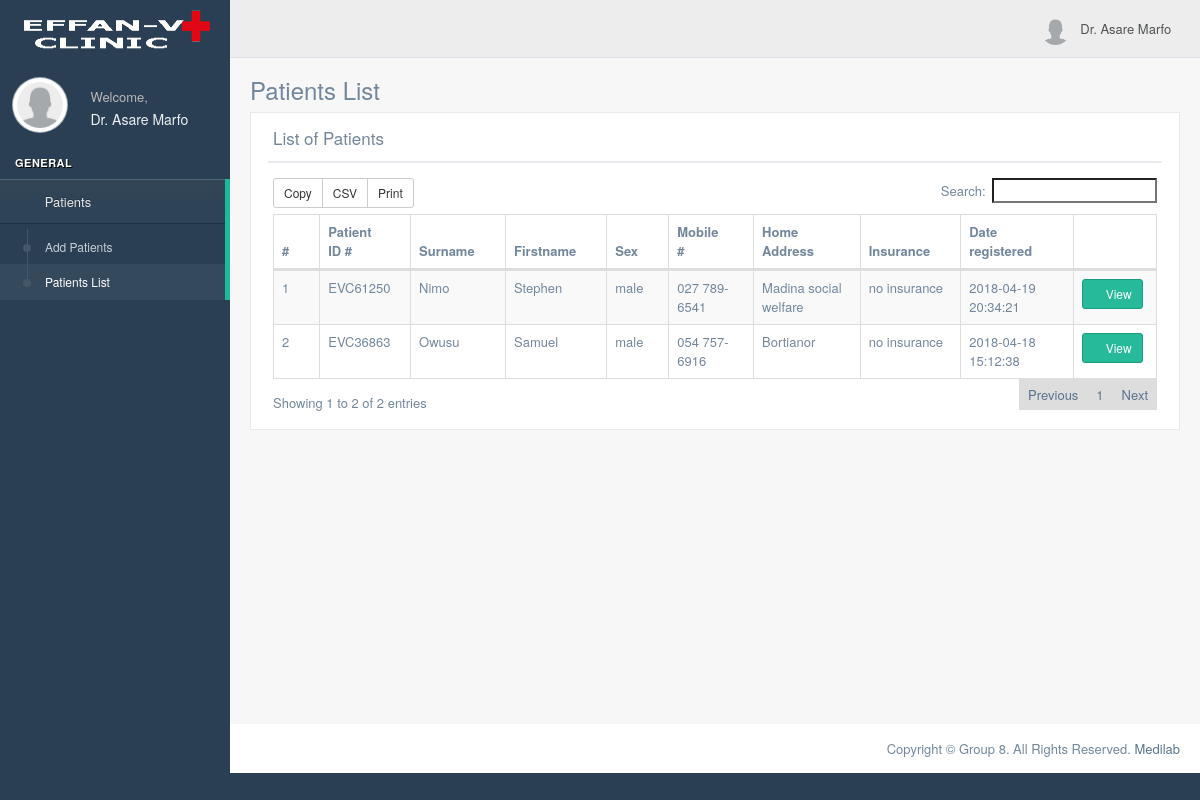
The app's page /opd/patientlist.php (signed in) with its own data.
### tables this page shows
CREATE TABLE `patient` (
  `patientID` int(11) NOT NULL,
  `patientUniqueID` varchar(10) NOT NULL,
  `surname` varchar(50) DEFAULT NULL,
  `firstname` varchar(50) DEFAULT NULL,
  `dob` varchar(15) DEFAULT NULL,
  `age` int(3) DEFAULT NULL,
  `sex` varchar(10) DEFAULT NULL,
  `tel_num` varchar(15) DEFAULT NULL,
  `home_address` varchar(255) DEFAULT NULL,
  `occupation` varchar(255) DEFAULT NULL,
  `marital_status` varchar(10) DEFAULT NULL,
  `insurance` varchar(50) DEFAULT NULL,
  `nhis_number` int(10) DEFAULT NULL,
  `next_of_kin` varchar(255) DEFAULT NULL,
  `date_registered` timestamp NULL DEFAULT CURRENT_TIMESTAMP
);

### functions/queries.php (called while the page is built, shortened)
<?php
function connectDB()    {
    $connect_db = new Mysqli("localhost", "root", "", "patient_system");
    return $connect_db;
}
function viewPatients() {
    $sql = "SELECT * FROM patient ORDER BY patientID DESC";
    $run = connectDB()->query($sql);
    return $run ;
}

### opd/patientlist.php (the view, shortened to what this page needs)
<?php
require_once "../functions/queries.php";
?>
<?php include "includes/header.php"?>
    <div class="right_col" role="main">
        <div class="">
            <div class="page-title">
                <div class="title_left">
                    <h3>Patients List</h3>
                </div>
            </div>
            <div class="clearfix"></div>
            <div class="row">
                <div class="col-md-12 col-sm-12 col-xs-12">
                    <div class="x_panel">
                        <div class="x_title">
                            <h2>List of Patients</h2>
                            <ul class="nav navbar-right panel_toolbox">
                                <li><a class="collapse-link"><i class="fa fa-chevron-up"></i></a>
                                </li>
                                <li><a class="close-link"><i class="fa fa-close"></i></a>
                                </li>
                            </ul>
                            <div class="clearfix"></div>
                        </div>
                        <div class="x_content">
                            <table id="datatable-buttons" class="table table-striped table-bordered">
                                <thead>
                                <tr>
                                    <th>#</th>
                                    <th>Patient ID #</th>
                                    <th>Surname</th>
                                    <th>Firstname</th>
                                    <th>Sex</th>
                                    <th>Mobile #</th>
                                    <th>Home Address</th>
                                    <th>Insurance</th>
                                    <th>Date registered</th>
                                    <th></th>
                                </tr>
                                </thead>
                                <tbody>
                                <?php
                                $result = viewPatients();
                                $i = 1;
                                while ($row = $result->fetch_array()) {
                                    ?>
                                    <tr>
                                        <td><?php echo $i; ?></td>
                                        <td><?php echo $row['patientUniqueID']; ?></td>
                                        <td><?php echo $row['surname']; ?></td>
                                        <td><?php echo $row['firstname']; ?></td>
                                        <td><?php echo $row['sex']; ?></td>
                                        <td><?php echo $row['tel_num']; ?></td>
                                        <td><?php echo $row['home_address']; ?></td>
                                        <td><?php echo $row['insurance']; ?></td>
                                        <td><?php echo $row['date_registered']; ?></td>
                                        <td>
                                            <a href="viewpatient.php?id=<?php echo $row['patientUniqueID']; ?>" class="btn btn-success btn-sm" title="view"><i class="fa fa-plus-circle"></i> View</a>
                                        </td>
                                    </tr>
                                    <?php
                                    $i++;
                                }
                                    ?>
                                </tbody>
                            </table>
                        </div>
                    </div>
                </div>
            </div>
        </div>
    </div>
<?php include "includes/footer.php"?>

### records on screen
patient: patientUniqueID "EVC61250", surname "Nimo", firstname "Stephen", sex "male", tel_num "027 789-6541", home_address "Madina social welfare", insurance "no insurance", date_registered "2018-04-19 20:34:21"
patient: patientUniqueID "EVC36863", surname "Owusu", firstname "Samuel", sex "male", tel_num "054 757-6916", home_address "Bortianor", insurance "no insurance", date_registered "2018-04-18 15:12:38"

### other values on screen
$_SESSION['fname'] "Dr. Asare Marfo"
